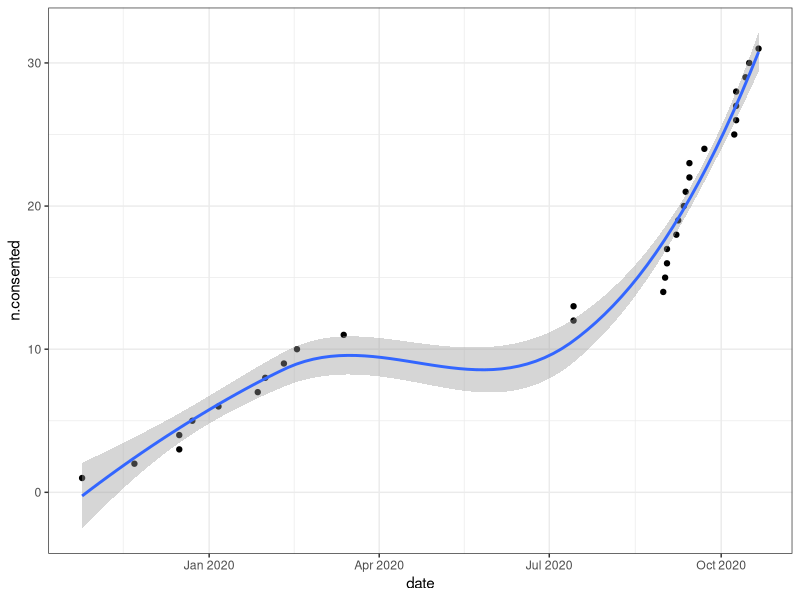

Write R code to recreate this figure. (Note: this script raises an error after producing the figure.)
## ---- chunk 1
knitr::opts_chunk$set(echo = TRUE)

library(readxl)
library(tidyverse)
library(broom)
## ---- chunk 2
# Read in data table (Created by Amna, updated 2020-10-22)
x <- read_xlsx("../data/raw/BeWell-studyid_consentdate.xlsx")

head(x)
## ---- chunk 3
xm <- 
  x %>%
  drop_na() %>%
  rename(date = "Consent Date") %>%
  arrange(date) %>%
  mutate(date = as.Date(date)) %>%
  mutate(n.consented = seq(from = 1, to = nrow(.))) %>%
  mutate(date.num = as.numeric(date)) %>%
  mutate(origin = "data")

head(xm)
## ---- chunk 4
xm %>%
  ggplot(aes(x = date, y = n.consented)) +
  geom_point() +
  stat_smooth() +
  theme_bw()
## ---- chunk 5
# Build model on the data
xm.lo <- loess(formula = n.consented ~ as.numeric(date),
               data = xm,
               control = loess.control(surface = "direct"))

# Define the prediction time window
new.data <- data.frame(date = as.numeric(seq.Date(from = Sys.Date(),
                                                  to = as.Date("2021-01-01"), 
                                                  by = "days")
                                         )
                       )
                             
pred <- predict(object = xm.lo, 
                newdata = new.data,
                se = TRUE)

model.out <- data.frame(n.consented = pred$fit,
                        se.fit = pred$se.fit,
                        date = as.Date(new.data$date, 
                                       origin = as.Date("1970-01-01")),
                        origin = "prediction")

head(model.out)
## ---- chunk 6
model.out %>%
  ggplot(aes(x = date, y = n.consented)) +
  geom_point() +
  theme_bw()
## ---- chunk 7
dm <- 
  xm %>%
  bind_rows(model.out)

head(dm)
## ---- chunk 8
dm %>%
  ggplot(aes(x = date, y = n.consented)) +
  geom_point(aes(color = origin)) +
  stat_smooth() +
  theme_bw() +
  geom_hline(yintercept = 42, linetype = "dotted", color = "red") +
  geom_vline(xintercept = dm$date[min(grep("^42.", dm$n.consented))],
             linetype = "dotted",
             color = "red") +
  geom_text(x = as.Date("2020-10-10"),
            y = 5,
            label = paste0("Estimated full enrollment on\n", dm$date[min(grep("^42.", dm$n.consented))])) +
  labs(y = "Number Consented", x = "Date",
       subtitle = "Predicted full enrollment by local polynomial regression") +
  ggsave("../figures/consent-prediction.png")
## ---- chunk 9
dm$date[min(grep("^42.", dm$n.consented))] - Sys.Date()
## ---- chunk 10
dm$date[min(grep("^42.", dm$n.consented))] + lubridate::weeks(11)
